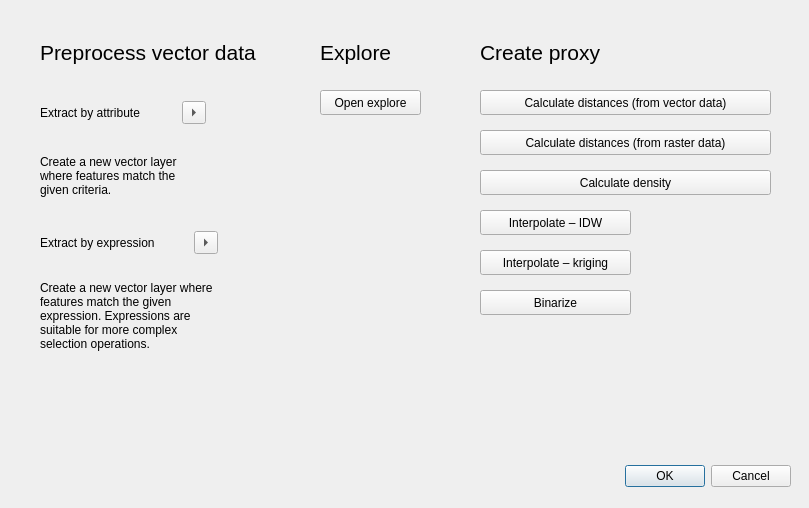
<?xml version="1.0" encoding="UTF-8"?>
<ui version="4.0">
 <class>Dialog</class>
 <widget class="QDialog" name="Dialog">
  <property name="geometry">
   <rect>
    <x>0</x>
    <y>0</y>
    <width>809</width>
    <height>508</height>
   </rect>
  </property>
  <property name="windowTitle">
   <string>Dialog</string>
  </property>
  <widget class="QDialogButtonBox" name="buttonBox">
   <property name="geometry">
    <rect>
     <x>490</x>
     <y>460</y>
     <width>301</width>
     <height>32</height>
    </rect>
   </property>
   <property name="orientation">
    <enum>Qt::Horizontal</enum>
   </property>
   <property name="standardButtons">
    <set>QDialogButtonBox::Cancel|QDialogButtonBox::Ok</set>
   </property>
  </widget>
  <widget class="QPushButton" name="open_explore_btn">
   <property name="geometry">
    <rect>
     <x>320</x>
     <y>90</y>
     <width>101</width>
     <height>25</height>
    </rect>
   </property>
   <property name="text">
    <string>Open explore</string>
   </property>
  </widget>
  <widget class="QPushButton" name="binarize_btn">
   <property name="geometry">
    <rect>
     <x>480</x>
     <y>290</y>
     <width>151</width>
     <height>25</height>
    </rect>
   </property>
   <property name="text">
    <string>Binarize</string>
   </property>
  </widget>
  <widget class="QPushButton" name="calculate_distances_vector_btn">
   <property name="geometry">
    <rect>
     <x>480</x>
     <y>90</y>
     <width>291</width>
     <height>25</height>
    </rect>
   </property>
   <property name="text">
    <string>Calculate distances (from vector data)</string>
   </property>
  </widget>
  <widget class="QPushButton" name="interpolate_kriging_btn">
   <property name="geometry">
    <rect>
     <x>480</x>
     <y>250</y>
     <width>151</width>
     <height>25</height>
    </rect>
   </property>
   <property name="text">
    <string>Interpolate – kriging</string>
   </property>
  </widget>
  <widget class="QPushButton" name="interpolate_idw_btn">
   <property name="geometry">
    <rect>
     <x>480</x>
     <y>210</y>
     <width>151</width>
     <height>25</height>
    </rect>
   </property>
   <property name="text">
    <string>Interpolate – IDW</string>
   </property>
  </widget>
  <widget class="QLabel" name="label_12">
   <property name="geometry">
    <rect>
     <x>480</x>
     <y>40</y>
     <width>141</width>
     <height>24</height>
    </rect>
   </property>
   <property name="font">
    <font>
     <pointsize>16</pointsize>
    </font>
   </property>
   <property name="text">
    <string>Create proxy</string>
   </property>
  </widget>
  <widget class="QPushButton" name="calculate_distances_raster_btn">
   <property name="geometry">
    <rect>
     <x>480</x>
     <y>130</y>
     <width>291</width>
     <height>25</height>
    </rect>
   </property>
   <property name="text">
    <string>Calculate distances (from raster data)</string>
   </property>
  </widget>
  <widget class="QPushButton" name="calculate_density_btn">
   <property name="geometry">
    <rect>
     <x>480</x>
     <y>170</y>
     <width>291</width>
     <height>25</height>
    </rect>
   </property>
   <property name="text">
    <string>Calculate density</string>
   </property>
  </widget>
  <widget class="QLabel" name="label_13">
   <property name="geometry">
    <rect>
     <x>320</x>
     <y>40</y>
     <width>141</width>
     <height>24</height>
    </rect>
   </property>
   <property name="font">
    <font>
     <pointsize>16</pointsize>
    </font>
   </property>
   <property name="text">
    <string>Explore</string>
   </property>
  </widget>
  <widget class="QLabel" name="label_14">
   <property name="geometry">
    <rect>
     <x>40</x>
     <y>40</y>
     <width>231</width>
     <height>24</height>
    </rect>
   </property>
   <property name="font">
    <font>
     <pointsize>16</pointsize>
    </font>
   </property>
   <property name="text">
    <string>Preprocess vector data</string>
   </property>
  </widget>
  <widget class="QLabel" name="label_3">
   <property name="geometry">
    <rect>
     <x>40</x>
     <y>130</y>
     <width>151</width>
     <height>91</height>
    </rect>
   </property>
   <property name="text">
    <string>Create a new vector layer where features match the given criteria.</string>
   </property>
   <property name="wordWrap">
    <bool>true</bool>
   </property>
  </widget>
  <widget class="QWidget" name="layoutWidget">
   <property name="geometry">
    <rect>
     <x>40</x>
     <y>230</y>
     <width>178</width>
     <height>25</height>
    </rect>
   </property>
   <layout class="QHBoxLayout" name="horizontalLayout_2">
    <item>
     <widget class="QLabel" name="label_2">
      <property name="text">
       <string>Extract by expression</string>
      </property>
     </widget>
    </item>
    <item>
     <widget class="QToolButton" name="extract_by_expression_btn">
      <property name="text">
       <string>...</string>
      </property>
      <property name="arrowType">
       <enum>Qt::RightArrow</enum>
      </property>
     </widget>
    </item>
   </layout>
  </widget>
  <widget class="QLabel" name="label_4">
   <property name="geometry">
    <rect>
     <x>40</x>
     <y>260</y>
     <width>181</width>
     <height>111</height>
    </rect>
   </property>
   <property name="text">
    <string>Create a new vector layer where features match the given expression. Expressions are suitable for more complex selection operations.</string>
   </property>
   <property name="wordWrap">
    <bool>true</bool>
   </property>
  </widget>
  <widget class="QWidget" name="">
   <property name="geometry">
    <rect>
     <x>40</x>
     <y>100</y>
     <width>166</width>
     <height>25</height>
    </rect>
   </property>
   <layout class="QHBoxLayout" name="horizontalLayout">
    <item>
     <widget class="QLabel" name="label">
      <property name="text">
       <string>Extract by attribute</string>
      </property>
     </widget>
    </item>
    <item>
     <widget class="QToolButton" name="extract_by_attribute_btn">
      <property name="text">
       <string>...</string>
      </property>
      <property name="arrowType">
       <enum>Qt::RightArrow</enum>
      </property>
     </widget>
    </item>
   </layout>
  </widget>
 </widget>
 <resources/>
 <connections>
  <connection>
   <sender>buttonBox</sender>
   <signal>accepted()</signal>
   <receiver>Dialog</receiver>
   <slot>accept()</slot>
   <hints>
    <hint type="sourcelabel">
     <x>248</x>
     <y>254</y>
    </hint>
    <hint type="destinationlabel">
     <x>157</x>
     <y>274</y>
    </hint>
   </hints>
  </connection>
  <connection>
   <sender>buttonBox</sender>
   <signal>rejected()</signal>
   <receiver>Dialog</receiver>
   <slot>reject()</slot>
   <hints>
    <hint type="sourcelabel">
     <x>316</x>
     <y>260</y>
    </hint>
    <hint type="destinationlabel">
     <x>286</x>
     <y>274</y>
    </hint>
   </hints>
  </connection>
 </connections>
</ui>
